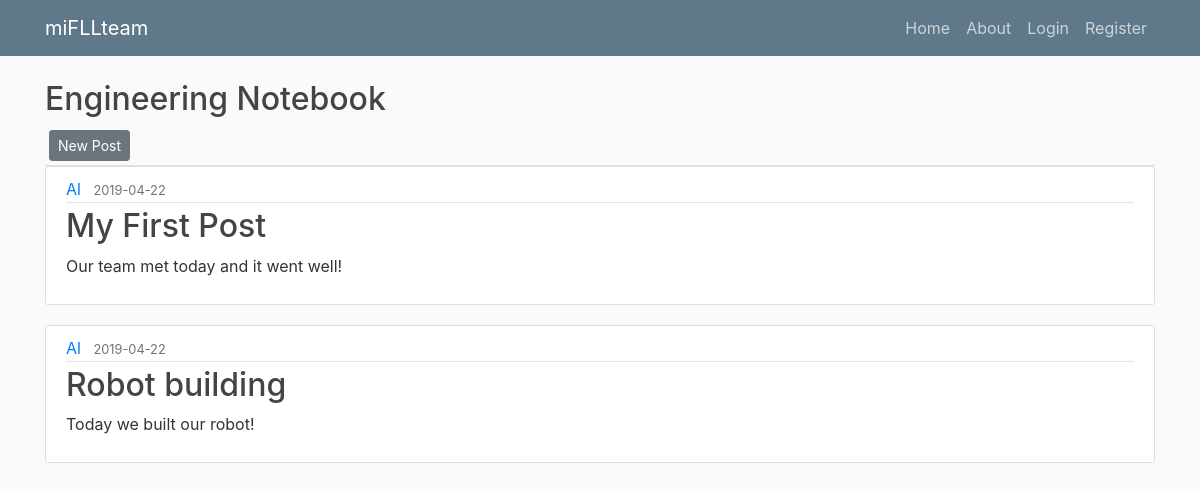
Screenshot of /notebook with the database file from the repository.
### mifllteam/models.py (models this page shows, shortened)
class Post(db.Model):
	id = db.Column(db.Integer, primary_key=True)
	title = db.Column(db.String(100), nullable=False)
	date_posted = db.Column(db.DateTime, nullable=False, default=datetime.utcnow)
	content = db.Column(db.Text, nullable=False)
	user_id = db.Column(db.Integer, db.ForeignKey("user.id"), nullable=False)

class User(db.Model, UserMixin):
	id = db.Column(db.Integer, primary_key=True)
	username = db.Column(db.String(20), unique=True, nullable=False)
	email = db.Column(db.String(120), unique=True, nullable=False)
	teamno = db.Column(db.Integer, nullable=False)
	numberofmtgs = db.Column(db.Integer, nullable=False)
	password = db.Column(db.String(60), nullable=False)
	posts = db.relationship("Post", backref="author", lazy=True)

### mifllteam/routes.py (the view)
@app.route("/notebook")
def notebook():
	posts=Post.query.all()
	return render_template('notebook.html', posts=posts)

### mifllteam/templates/notebook.html
{% extends 'layout.html' %}
{% block content %}
	<div class="border-bottom nb-4">
		<h2>Engineering Notebook</h2>
	    <a class="btn btn-secondary btn-sm m-1" href="{{ url_for('new_post') }}">New Post</a>
	</div>
	{% for post in posts %}
		<article class="media content-section">
			<div class="media-body">
				<div class="article-metadata">
					<a class="mr-2" href="#">{{ post.author.username }}</a>
					<small class="text-muted">{{ post.date_posted.strftime('%Y-%m-%d') }}</small>
				</div>
				<h2><a class="article-title" href="{{ url_for('post', post_id=post.id) }}">{{ post.title }}</a></h2>
				<p class="article-content">{{ post.content }}</p>
			</div>
		</article>
	{% endfor %}
{% endblock content %}

### mifllteam/templates/layout.html (shortened to what this page needs)
<!DOCTYPE html>
<html>
<head>
    <link rel="stylesheet" href="https://stackpath.bootstrapcdn.com/bootstrap/4.3.1/css/bootstrap.min.css">
    <link rel="stylesheet" type="text/css" href="{{ url_for('static', filename='main.css') }}">
</head>
<body>
	<header class="site-header">
	  <nav class="navbar navbar-expand-md navbar-dark bg-steel fixed-top">
	    <div class="container">
	      <a class="navbar-brand mr-4" href="/">miFLLteam</a>
	      <div class="collapse navbar-collapse" id="navbarToggle">
	        <div class="navbar-nav">
	          <a class="nav-item nav-link" href="{{ url_for('home') }}">Home</a>
	          <a class="nav-item nav-link" href="{{ url_for('about') }}">About</a>
	          {% if current_user.is_authenticated %}
	          	  <a class="nav-item nav-link" href="{{url_for('tasks') }}">Tasks</a>
	          	  <a class="nav-item nav-link" href="{{url_for('notebook') }}">Notebook</a>
	          	  <a class="nav-item nav-link" href="{{url_for('tools') }}">Tools</a>
	          	  <a class="nav-item nav-link" href="{{url_for('account') }}">Account</a>
	          	  <a class="nav-item nav-link" href="{{url_for('logout') }}">Logout</a>
	          {% else %}
		          <a class="nav-item nav-link" href="{{ url_for('login') }}">Login</a>
		          <a class="nav-item nav-link" href="{{ url_for('register') }}">Register</a>
		       {% endif %}
	        </div>
	      </div>
	    </div>
	  </nav>
	</header>
	<main role="main" class="container">
	  <div class="row">
		<div class="col-md-12">
	      	{% block content %}
	      	{% endblock %}
	    </div>
	  </div>
	</main>
</body>
</html>

### mifllteam/static/main.css (style rules this page uses)
body { background: #fafafa; color: #333333; margin-top: 5rem; }
h1, h2, h3, h4, h5, h6 { color: #444444; }
.bg-steel { background-color: #5f788a; }
.site-header { background-color: red; }
.site-header .navbar-nav .nav-link { color: #cbd5db; }
.content-section { background: #ffffff; padding: 10px 20px; border: 1px solid #dddddd; border-radius: 3px; margin-bottom: 20px; }
.article-title { color: #444444; }
.article-content { white-space: pre-line; }
.article-metadata { padding-bottom: 1px; margin-bottom: 4px; border-bottom: 1px solid #e3e3e3 }

### rows the page displays
Post: author.username "Al", date_posted "2019-04-22", title "My First Post", content "Our team met today and it went well!"
Post: author.username "Al", date_posted "2019-04-22", title "Robot building", content "Today we built our robot!"
